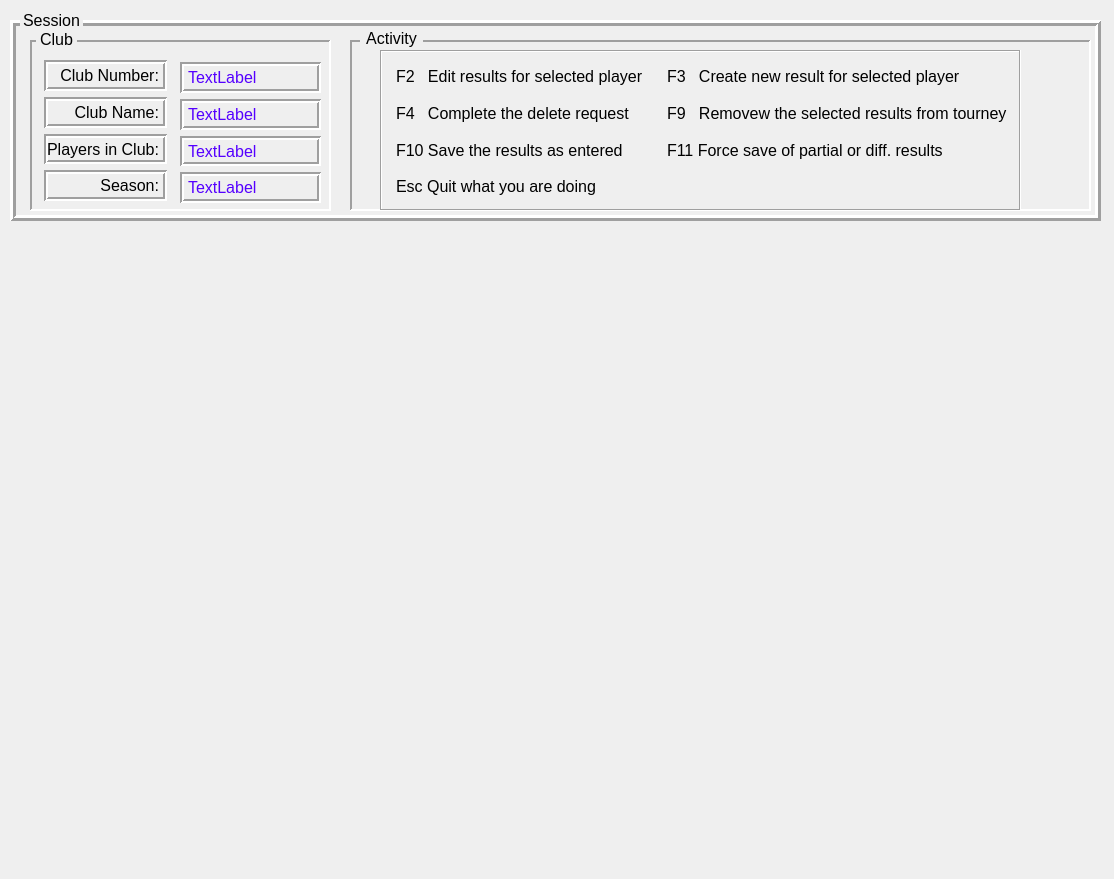
<?xml version="1.0" encoding="UTF-8"?>
<ui version="4.0">
 <class>ResultsActivity</class>
 <widget class="QWidget" name="ResultsActivity">
  <property name="geometry">
   <rect>
    <x>0</x>
    <y>0</y>
    <width>1114</width>
    <height>879</height>
   </rect>
  </property>
  <property name="font">
   <font>
    <pointsize>12</pointsize>
    <fontweight>Medium</fontweight>
   </font>
  </property>
  <property name="windowTitle">
   <string>Cribbage Grass Roots</string>
  </property>
  <widget class="QWidget" name="TopContainer" native="true">
   <property name="geometry">
    <rect>
     <x>0</x>
     <y>0</y>
     <width>1111</width>
     <height>231</height>
    </rect>
   </property>
   <widget class="QFrame" name="sessionPanel">
    <property name="geometry">
     <rect>
      <x>10</x>
      <y>20</y>
      <width>1091</width>
      <height>201</height>
     </rect>
    </property>
    <property name="frameShape">
     <enum>QFrame::Shape::Box</enum>
    </property>
    <property name="frameShadow">
     <enum>QFrame::Shadow::Raised</enum>
    </property>
    <property name="lineWidth">
     <number>3</number>
    </property>
    <widget class="QFrame" name="clubPanel">
     <property name="geometry">
      <rect>
       <x>20</x>
       <y>20</y>
       <width>301</width>
       <height>171</height>
      </rect>
     </property>
     <property name="frameShape">
      <enum>QFrame::Shape::Panel</enum>
     </property>
     <property name="frameShadow">
      <enum>QFrame::Shadow::Sunken</enum>
     </property>
     <property name="lineWidth">
      <number>2</number>
     </property>
     <widget class="QWidget" name="layoutWidget">
      <property name="geometry">
       <rect>
        <x>14</x>
        <y>20</y>
        <width>123</width>
        <height>141</height>
       </rect>
      </property>
      <layout class="QVBoxLayout" name="verticalLayout_3">
       <item>
        <widget class="QLabel" name="clubNumberLabel">
         <property name="frameShape">
          <enum>QFrame::Shape::Box</enum>
         </property>
         <property name="frameShadow">
          <enum>QFrame::Shadow::Sunken</enum>
         </property>
         <property name="lineWidth">
          <number>2</number>
         </property>
         <property name="text">
          <string>Club Number:</string>
         </property>
         <property name="alignment">
          <set>Qt::AlignmentFlag::AlignRight|Qt::AlignmentFlag::AlignTrailing|Qt::AlignmentFlag::AlignVCenter</set>
         </property>
        </widget>
       </item>
       <item>
        <widget class="QLabel" name="clubNameLabel">
         <property name="frameShape">
          <enum>QFrame::Shape::Box</enum>
         </property>
         <property name="frameShadow">
          <enum>QFrame::Shadow::Sunken</enum>
         </property>
         <property name="lineWidth">
          <number>2</number>
         </property>
         <property name="text">
          <string>Club Name:</string>
         </property>
         <property name="alignment">
          <set>Qt::AlignmentFlag::AlignRight|Qt::AlignmentFlag::AlignTrailing|Qt::AlignmentFlag::AlignVCenter</set>
         </property>
        </widget>
       </item>
       <item>
        <widget class="QLabel" name="clubPlayersLabel">
         <property name="frameShape">
          <enum>QFrame::Shape::Box</enum>
         </property>
         <property name="frameShadow">
          <enum>QFrame::Shadow::Sunken</enum>
         </property>
         <property name="lineWidth">
          <number>2</number>
         </property>
         <property name="text">
          <string>Players in Club:</string>
         </property>
         <property name="alignment">
          <set>Qt::AlignmentFlag::AlignRight|Qt::AlignmentFlag::AlignTrailing|Qt::AlignmentFlag::AlignVCenter</set>
         </property>
        </widget>
       </item>
       <item>
        <widget class="QLabel" name="clubSeasonLabel">
         <property name="frameShape">
          <enum>QFrame::Shape::Box</enum>
         </property>
         <property name="frameShadow">
          <enum>QFrame::Shadow::Sunken</enum>
         </property>
         <property name="lineWidth">
          <number>2</number>
         </property>
         <property name="text">
          <string>Season:</string>
         </property>
         <property name="alignment">
          <set>Qt::AlignmentFlag::AlignRight|Qt::AlignmentFlag::AlignTrailing|Qt::AlignmentFlag::AlignVCenter</set>
         </property>
        </widget>
       </item>
      </layout>
     </widget>
     <widget class="QWidget" name="layoutWidget">
      <property name="geometry">
       <rect>
        <x>150</x>
        <y>22</y>
        <width>141</width>
        <height>141</height>
       </rect>
      </property>
      <layout class="QVBoxLayout" name="verticalLayout_4">
       <item>
        <widget class="QLabel" name="clubNumber">
         <property name="styleSheet">
          <string notr="true">color: rgb(85, 0, 255);
font: 700 11pt &quot;Segoe UI&quot;;</string>
         </property>
         <property name="frameShape">
          <enum>QFrame::Shape::Box</enum>
         </property>
         <property name="frameShadow">
          <enum>QFrame::Shadow::Sunken</enum>
         </property>
         <property name="lineWidth">
          <number>2</number>
         </property>
         <property name="text">
          <string>TextLabel</string>
         </property>
        </widget>
       </item>
       <item>
        <widget class="QLabel" name="clubName">
         <property name="styleSheet">
          <string notr="true">color: rgb(85, 0, 255);
font: 700 11pt &quot;Segoe UI&quot;;</string>
         </property>
         <property name="frameShape">
          <enum>QFrame::Shape::Box</enum>
         </property>
         <property name="frameShadow">
          <enum>QFrame::Shadow::Sunken</enum>
         </property>
         <property name="lineWidth">
          <number>2</number>
         </property>
         <property name="text">
          <string>TextLabel</string>
         </property>
        </widget>
       </item>
       <item>
        <widget class="QLabel" name="clubPlayers">
         <property name="styleSheet">
          <string notr="true">color: rgb(85, 0, 255);
font: 700 11pt &quot;Segoe UI&quot;;</string>
         </property>
         <property name="frameShape">
          <enum>QFrame::Shape::Box</enum>
         </property>
         <property name="frameShadow">
          <enum>QFrame::Shadow::Sunken</enum>
         </property>
         <property name="lineWidth">
          <number>2</number>
         </property>
         <property name="text">
          <string>TextLabel</string>
         </property>
        </widget>
       </item>
       <item>
        <widget class="QLabel" name="clubSeason">
         <property name="styleSheet">
          <string notr="true">color: rgb(85, 0, 255);
font: 700 11pt &quot;Segoe UI&quot;;</string>
         </property>
         <property name="frameShape">
          <enum>QFrame::Shape::Box</enum>
         </property>
         <property name="frameShadow">
          <enum>QFrame::Shadow::Sunken</enum>
         </property>
         <property name="lineWidth">
          <number>2</number>
         </property>
         <property name="text">
          <string>TextLabel</string>
         </property>
        </widget>
       </item>
      </layout>
     </widget>
    </widget>
    <widget class="QFrame" name="resultsActivityPanel">
     <property name="geometry">
      <rect>
       <x>340</x>
       <y>20</y>
       <width>741</width>
       <height>171</height>
      </rect>
     </property>
     <property name="frameShape">
      <enum>QFrame::Shape::Panel</enum>
     </property>
     <property name="frameShadow">
      <enum>QFrame::Shadow::Sunken</enum>
     </property>
     <property name="lineWidth">
      <number>2</number>
     </property>
     <widget class="QFrame" name="frame">
      <property name="geometry">
       <rect>
        <x>30</x>
        <y>10</y>
        <width>641</width>
        <height>161</height>
       </rect>
      </property>
      <property name="frameShape">
       <enum>QFrame::Shape::Box</enum>
      </property>
      <property name="frameShadow">
       <enum>QFrame::Shadow::Sunken</enum>
      </property>
      <widget class="QWidget" name="layoutWidget">
       <property name="geometry">
        <rect>
         <x>16</x>
         <y>11</y>
         <width>611</width>
         <height>141</height>
        </rect>
       </property>
       <layout class="QGridLayout" name="gridLayout">
        <item row="0" column="0">
         <widget class="QLabel" name="label">
          <property name="text">
           <string>F2   Edit results for selected player</string>
          </property>
         </widget>
        </item>
        <item row="0" column="1">
         <widget class="QLabel" name="label_2">
          <property name="text">
           <string>F3   Create new result for selected player</string>
          </property>
         </widget>
        </item>
        <item row="1" column="0">
         <widget class="QLabel" name="label_3">
          <property name="text">
           <string>F4   Complete the delete request</string>
          </property>
         </widget>
        </item>
        <item row="1" column="1">
         <widget class="QLabel" name="label_6">
          <property name="text">
           <string>F9   Removew the selected results from tourney</string>
          </property>
         </widget>
        </item>
        <item row="2" column="0">
         <widget class="QLabel" name="label_4">
          <property name="text">
           <string>F10 Save the results as entered</string>
          </property>
         </widget>
        </item>
        <item row="2" column="1">
         <widget class="QLabel" name="label_7">
          <property name="text">
           <string>F11 Force save of partial or diff. results</string>
          </property>
         </widget>
        </item>
        <item row="3" column="0">
         <widget class="QLabel" name="label_5">
          <property name="text">
           <string>Esc Quit what you are doing</string>
          </property>
         </widget>
        </item>
       </layout>
      </widget>
     </widget>
    </widget>
    <widget class="QLabel" name="clubFrameLabel">
     <property name="geometry">
      <rect>
       <x>26</x>
       <y>9</y>
       <width>41</width>
       <height>20</height>
      </rect>
     </property>
     <property name="autoFillBackground">
      <bool>true</bool>
     </property>
     <property name="styleSheet">
      <string notr="true">opacity : 255</string>
     </property>
     <property name="text">
      <string>Club</string>
     </property>
     <property name="alignment">
      <set>Qt::AlignmentFlag::AlignCenter</set>
     </property>
    </widget>
    <widget class="QLabel" name="resultsActivityFrameLabel">
     <property name="geometry">
      <rect>
       <x>350</x>
       <y>8</y>
       <width>63</width>
       <height>20</height>
      </rect>
     </property>
     <property name="autoFillBackground">
      <bool>true</bool>
     </property>
     <property name="styleSheet">
      <string notr="true">opacity: 1.0;</string>
     </property>
     <property name="text">
      <string>Activity</string>
     </property>
     <property name="alignment">
      <set>Qt::AlignmentFlag::AlignCenter</set>
     </property>
    </widget>
   </widget>
   <widget class="QLabel" name="SessionFrameLabel">
    <property name="geometry">
     <rect>
      <x>20</x>
      <y>10</y>
      <width>63</width>
      <height>20</height>
     </rect>
    </property>
    <property name="font">
     <font>
      <pointsize>12</pointsize>
      <fontweight>Medium</fontweight>
     </font>
    </property>
    <property name="autoFillBackground">
     <bool>true</bool>
    </property>
    <property name="text">
     <string>Session</string>
    </property>
    <property name="alignment">
     <set>Qt::AlignmentFlag::AlignCenter</set>
    </property>
   </widget>
  </widget>
 </widget>
 <resources/>
 <connections/>
</ui>
